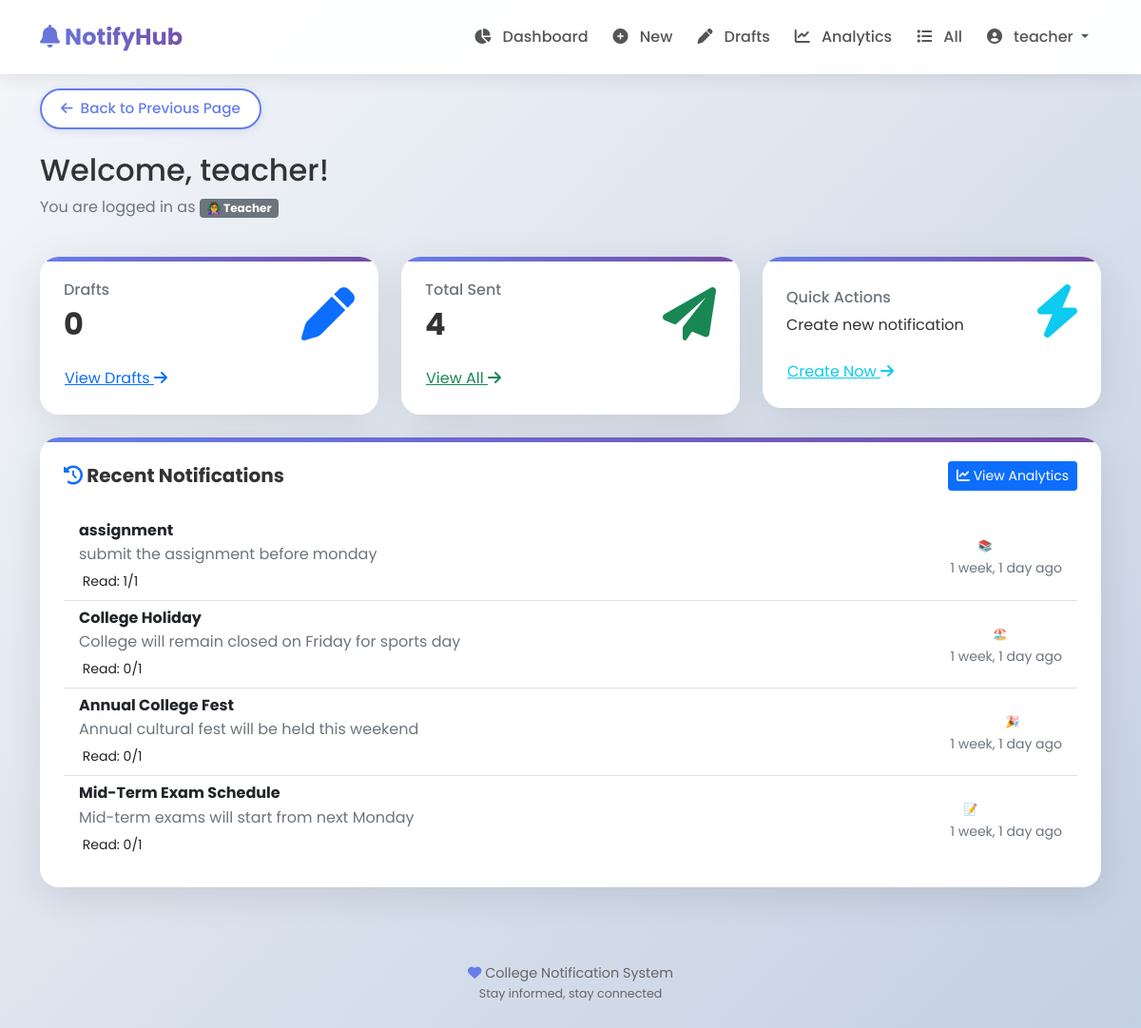
The page /accounts/dashboard/ (signed in) on the database its author committed.
### accounts/models.py (models this page shows, shortened)
class User(AbstractUser):
    ROLE_CHOICES = (
        ('principal', '👑 Principal'),
        ('teacher', '👩‍🏫 Teacher'),
        ('staff', '🧑‍💼 Non-Teaching Staff'),
        ('student', '👨‍🎓 Student'),
    )
    role = models.CharField(max_length=20, choices=ROLE_CHOICES, default='student')
    @property
    def can_send_notifications(self):
        return self.role in ['principal', 'teacher']

### notifications/models.py (models this page shows, shortened)
class Notification(models.Model):
    CATEGORY_CHOICES = (
        ('academic', '📚 Academic'),
        ('exam', '📝 Examination'),
        ('event', '🎉 Event'),
        ('holiday', '🏖️ Holiday'),
        ('urgent', '⚠️ Urgent'),
        ('general', '📢 General'),
    )
    title = models.CharField(max_length=200)
    message = models.TextField()
    sender = models.ForeignKey(
        settings.AUTH_USER_MODEL,
        on_delete=models.CASCADE,
        related_name='sent_notifications'
    )
    is_draft = models.BooleanField(default=False)
    event_date = models.DateTimeField(null=True, blank=True)
    created_at = models.DateTimeField(auto_now_add=True)
    updated_at = models.DateTimeField(auto_now=True)
    category = models.CharField(
        max_length=20,
        choices=CATEGORY_CHOICES,
        default='general'
    )
    send_to_students = models.BooleanField(default=True)
    send_to_teachers = models.BooleanField(default=False)
    send_to_staff = models.BooleanField(default=False)
    class Meta:
        ordering = ['-created_at']
    def get_read_count(self):
        return self.readstatus_set.filter(is_read=True).count()
    def get_total_students(self):
        from accounts.models import User
        return User.objects.filter(role='student').count()

### accounts/views.py (the view, shortened to what this page needs)
# urls.py: path('dashboard/', views.dashboard, name='dashboard'),
@login_required
def dashboard(request):
    user = request.user
    if user.role in ['principal', 'teacher']:
        drafts = Notification.objects.filter(sender=user, is_draft=True).count()
        total_sent = Notification.objects.filter(sender=user, is_draft=False).count()
        recent_notifications = Notification.objects.filter(sender=user, is_draft=False).order_by('-created_at')[:5]
        context = {
            'drafts_count': drafts,
            'total_sent': total_sent,
            'recent_notifications': recent_notifications,
        }
        return render(request, 'accounts/dashboard.html', context)

### templates/accounts/dashboard.html (shortened to what this page needs)
{% extends 'base.html' %}
{% block content %}
<div class="row mb-4">
    <div class="col">
        <h2>
            Welcome,
            {% if user.first_name %}
                {{ user.first_name }}!
            {% else %}
                {{ user.username }}!
            {% endif %}
        </h2>
        <p class="text-muted">
            You are logged in as <span class="badge bg-secondary">{{ user.get_role_display }}</span>
        </p>
    </div>
</div>
{% if user.role == 'principal' or user.role == 'teacher' %}
<div class="row g-4 mb-4">
    <div class="col-md-4">
        <div class="modern-card">
            <div class="d-flex justify-content-between align-items-center">
                <div>
                    <h6 class="text-muted mb-2">Drafts</h6>
                    <h2 class="fw-bold">{{ drafts_count|default:"0" }}</h2>
                </div>
                <div class="display-4 text-primary">
                    <i class="fas fa-pen"></i>
                </div>
            </div>
            <a href="{% url 'draft_list' %}" class="btn btn-link text-primary p-0 mt-3">
                View Drafts <i class="fas fa-arrow-right"></i>
            </a>
        </div>
    </div>
    <div class="col-md-4">
        <div class="modern-card">
            <div class="d-flex justify-content-between align-items-center">
                <div>
                    <h6 class="text-muted mb-2">Total Sent</h6>
                    <h2 class="fw-bold">{{ total_sent|default:"0" }}</h2>
                </div>
                <div class="display-4 text-success">
                    <i class="fas fa-paper-plane"></i>
                </div>
            </div>
            <a href="{% url 'notification_list' %}" class="btn btn-link text-success p-0 mt-3">
                View All <i class="fas fa-arrow-right"></i>
            </a>
        </div>
    </div>
    <div class="col-md-4">
        <div class="modern-card">
            <div class="d-flex justify-content-between align-items-center">
                <div>
                    <h6 class="text-muted mb-2">Quick Actions</h6>
                    <p class="mb-0">Create new notification</p>
                </div>
                <div class="display-4 text-info">
                    <i class="fas fa-bolt"></i>
                </div>
            </div>
            <a href="{% url 'notification_create' %}" class="btn btn-link text-info p-0 mt-3">
                Create Now <i class="fas fa-arrow-right"></i>
            </a>
        </div>
    </div>
</div>
<div class="modern-card">
    <div class="d-flex justify-content-between align-items-center mb-4">
        <h5 class="fw-bold mb-0">
            <i class="fas fa-history text-primary"></i> Recent Notifications
        </h5>
        <a href="{% url 'notification_dashboard' %}" class="btn btn-sm btn-primary">
            <i class="fas fa-chart-line"></i> View Analytics
        </a>
    </div>
    {% if recent_notifications %}
        <div class="list-group list-group-flush">
            {% for notification in recent_notifications %}
            <a href="{% url 'notification_detail' notification.id %}" class="list-group-item list-group-item-action">
                <div class="d-flex w-100 justify-content-between align-items-center">
                    <div>
                        <h6 class="mb-1 fw-bold">{{ notification.title }}</h6>
                        <p class="mb-1 text-muted">{{ notification.message|truncatechars:100 }}</p>
                        <small>
                            Read: {{ notification.get_read_count }}/{{ notification.get_total_students }}
                        </small>
                    </div>
                    <div class="text-end">
                        <span class="badge category-badge category-{{ notification.category }}">
                            {{ notification.get_category_display }}
                        </span>
                        <br>
                        <small class="text-muted">{{ notification.created_at|timesince }} ago</small>
                    </div>
                </div>
            </a>
            {% endfor %}
        </div>
    {% endif %}
</div>
{% else %}
<div class="alert alert-info">
    <i class="fas fa-info-circle"></i>
    Welcome to the Notification System. Please contact administrator for access.
</div>
{% endif %}
{% endblock %}

### templates/base.html (shortened to what this page needs)
<!DOCTYPE html>
<html lang="en">
<head>
    <link href="https://cdn.jsdelivr.net/npm/bootstrap@5.1.3/dist/css/bootstrap.min.css" rel="stylesheet">
    <link rel="stylesheet" href="https://cdnjs.cloudflare.com/ajax/libs/font-awesome/6.0.0/css/all.min.css">
    <link rel="stylesheet" href="https://cdnjs.cloudflare.com/ajax/libs/animate.css/4.1.1/animate.min.css"/>
    {% load static %}
</head>
<body>
    <nav class="navbar navbar-expand-lg navbar-modern">
        <div class="container">
            <a class="navbar-brand" href="{% url 'dashboard' %}">
                <i class="fas fa-bell"></i> NotifyHub
            </a>
            <div class="collapse navbar-collapse" id="navbarNav">
                {% if user.is_authenticated %}
                <ul class="navbar-nav ms-auto">
                    <li class="nav-item">
                        <a class="nav-link" href="{% url 'dashboard' %}">
                            <i class="fas fa-chart-pie"></i> Dashboard
                        </a>
                    </li>
                    {% if user.can_send_notifications %}
                    <li class="nav-item">
                        <a class="nav-link" href="{% url 'notification_create' %}">
                            <i class="fas fa-plus-circle"></i> New
                        </a>
                    </li>
                    <li class="nav-item">
                        <a class="nav-link" href="{% url 'draft_list' %}">
                            <i class="fas fa-pen"></i> Drafts
                        </a>
                    </li>
                    <li class="nav-item">
                        <a class="nav-link" href="{% url 'notification_dashboard' %}">
                            <i class="fas fa-chart-line"></i> Analytics
                        </a>
                    </li>
                    {% endif %}
                    <li class="nav-item">
                        <a class="nav-link" href="{% url 'notification_list' %}">
                            <i class="fas fa-list"></i> All
                        </a>
                    </li>
                    <li class="nav-item dropdown">
                        <a class="nav-link dropdown-toggle" href="#" id="userDropdown" role="button" data-bs-toggle="dropdown">
                            <i class="fas fa-user-circle"></i> {{ user.username }}
                        </a>
                    </li>
                </ul>
                {% endif %}
            </div>
        </div>
    </nav>
    {% if request.path != '/' and request.path != '/accounts/login/' %}
    <div class="container back-button-container">
        <button onclick="history.back()" class="back-btn">
            <i class="fas fa-arrow-left"></i> Back to Previous Page
        </button>
    </div>
    {% endif %}
    <div class="container mt-4">
        {% block content %}
        {% endblock %}
    </div>
    <footer class="footer-modern">
        <p>
            <i class="fas fa-heart"></i> College Notification System
            <br>
            <small>Stay informed, stay connected</small>
        </p>
    </footer>
</body>
</html>

### templates/base.html (style rules this page uses)
* { margin: 0; padding: 0; box-sizing: border-box; }
body { font-family: 'Poppins', sans-serif; background: linear-gradient(135deg, #f5f7fa 0%, #c3cfe2 100%); min-height: 100vh; color: #333; }
.navbar-modern { background: rgba(255, 255, 255, 0.95); backdrop-filter: blur(10px); box-shadow: 0 2px 20px rgba(0, 0, 0, 0.1); padding: 1rem 0; }
.navbar-brand { font-weight: 700; font-size: 1.5rem; background: linear-gradient(45deg, #667eea, #764ba2); -webkit-background-clip: text; -webkit-text-fill-color: transparent; }
.nav-link { font-weight: 500; color: #555; margin: 0 5px; padding: 0.5rem 1rem; border-radius: 10px; transition: all 0.3s ease; }
.nav-link i { margin-right: 8px; }
.modern-card { background: white; border-radius: 20px; padding: 25px; box-shadow: 0 10px 40px rgba(0, 0, 0, 0.1); transition: all 0.3s ease; border: none; position: relative; overflow: hidden; }
.modern-card::before { content: ''; position: absolute; top: 0; left: 0; right: 0; height: 5px; background: linear-gradient(45deg, #667eea, #764ba2); }
.footer-modern { text-align: center; padding: 30px 0; margin-top: 50px; color: #666; font-size: 0.9rem; }
.footer-modern i { color: #667eea; animation: heartBeat 1.5s infinite; }
.back-button-container { margin-top: 15px; margin-bottom: 5px; }
.back-btn { display: inline-flex; align-items: center; padding: 8px 20px; background: white; color: #667eea; border: 2px solid #667eea; border-radius: 50px; font-weight: 500; transition: all 0.3s ease; cursor: pointer; box-shadow: 0 2px 10px rgba(102, 126, 234, 0.2); text-decoration: none; font-size: 0.95rem; }
.back-btn i { margin-right: 8px; font-size: 0.9rem; }

### rows shown on the page
User: username "teacher", role "👩‍🏫 Teacher"
Notification: title "assignment", message "submit the assignment before monday", get_read_count "1", get_total_students "1", category "📚 Academic", created_at "1 week, 1 day"
Notification: title "College Holiday", message "College will remain closed on Friday for sports day", get_read_count "0", get_total_students "1", category "🏖️ Holiday", created_at "1 week, 1 day"
Notification: title "Annual College Fest", message "Annual cultural fest will be held this weekend", get_read_count "0", get_total_students "1", category "🎉 Event", created_at "1 week, 1 day"
Notification: title "Mid-Term Exam Schedule", message "Mid-term exams will start from next Monday", get_read_count "0", get_total_students "1", category "📝 Examination", created_at "1 week, 1 day"

### other values the page prints
{{ drafts_count|default:"0" }} "0"
{{ total_sent|default:"0" }} "4"
